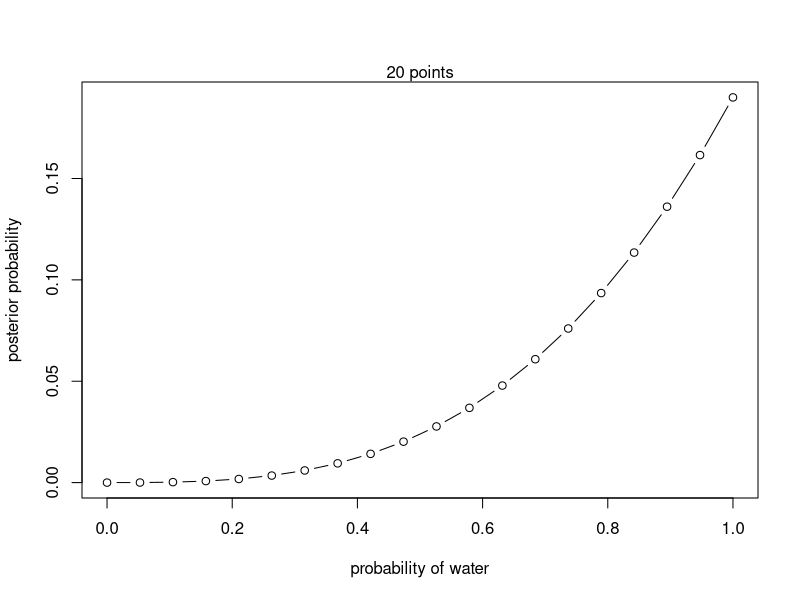
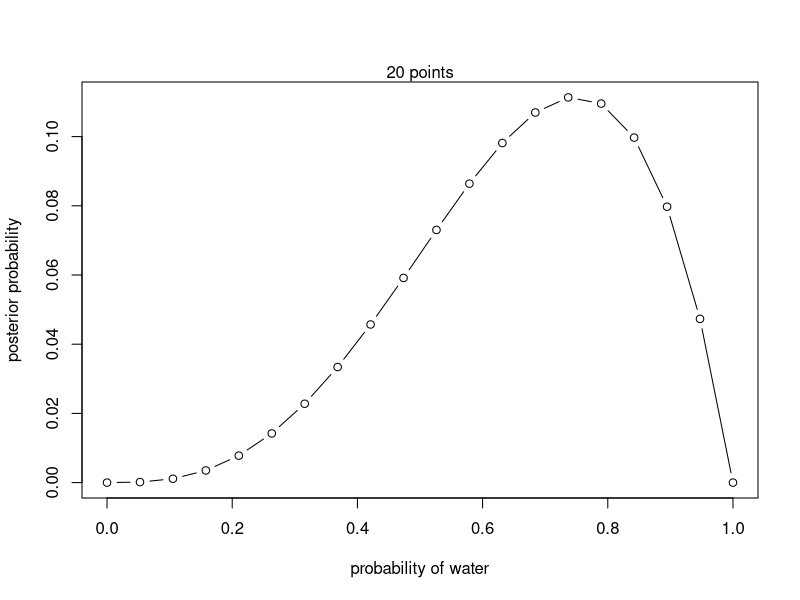
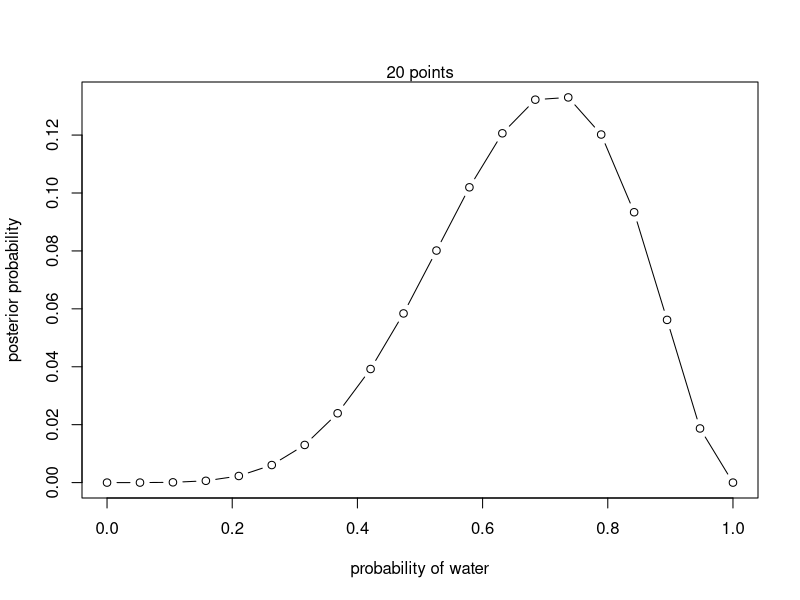
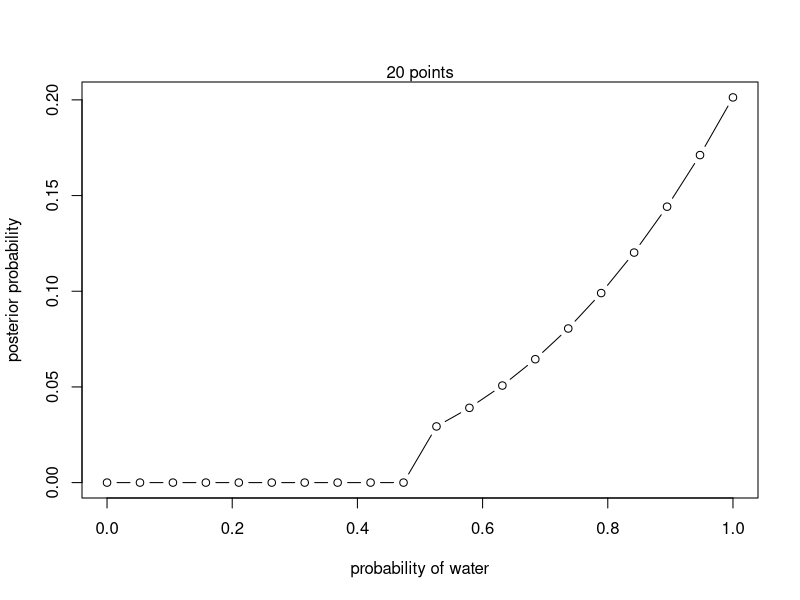
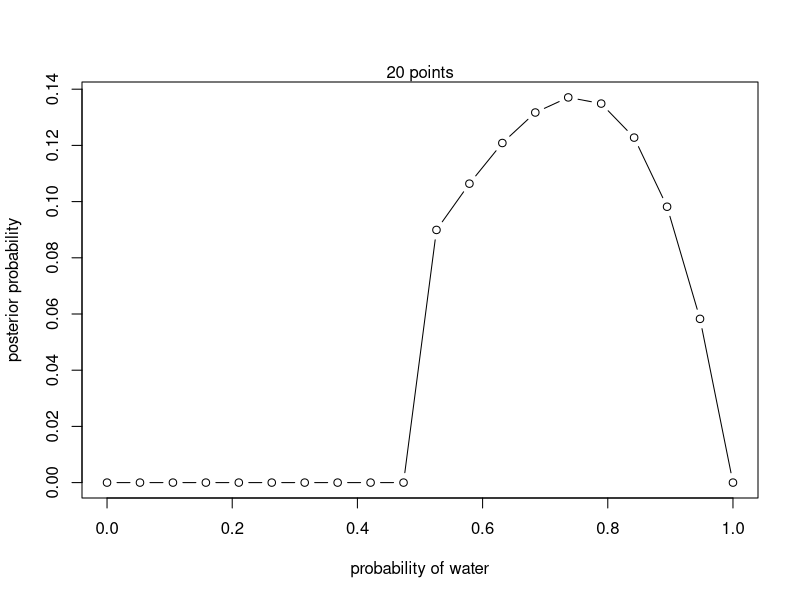
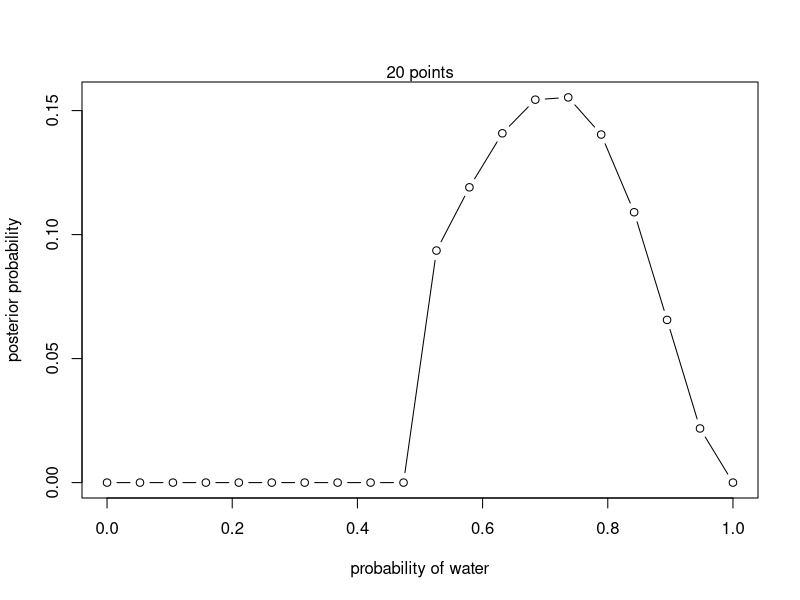

These figures' R source, in order:
# Video 2. Chap1-4

# Chap 2 exercises
# 2M1: Compute grid and plot approximations (uniform)
twoMone <- function(n_W , nTrials) {
  # define grid
  p_grid <- seq( from=0 , to=1 , length.out=20 )
  
  # define prior (here uniform)
  prior <- rep( 1 , 20 )
  
  # compute likelihood at each value in grid
  likelihood <- dbinom( n_W , size=nTrials , prob=p_grid )
  
  # compute product of likelihood and prior
  unstd.posterior <- likelihood * prior
  
  # standardize the posterior, so it sums to 1
  posterior <- unstd.posterior / sum(unstd.posterior)
  
  plot( p_grid , posterior , type="b" ,
        xlab="probability of water" , ylab="posterior probability" )
  mtext( "20 points" )
}
twoMone(n_W = 3, nTrials = 3)
twoMone(n_W = 3, nTrials = 4)
twoMone(n_W = 5, nTrials = 7)
# 2M2: Compute grid and plot approximations (0 when p < 0.5, positive 
# constant when p >= 0.5)
twoMtwo <- function(n_W , nTrials) {
  # define grid
  p_grid <- seq( from=0 , to=1 , length.out=20 )
  
  # define prior (0 when p <0.5, positive constant when p>= 0.5)
  prior = ifelse(p_grid < 0.5,0,1)
  
  # compute likelihood at each value in grid
  likelihood <- dbinom( n_W , size=nTrials , prob=p_grid )
  
  # compute product of likelihood and prior
  unstd.posterior <- likelihood * prior
  
  # standardize the posterior, so it sums to 1
  posterior <- unstd.posterior / sum(unstd.posterior)
  
  plot( p_grid , posterior , type="b" ,
        xlab="probability of water" , ylab="posterior probability" )
  mtext( "20 points" )
}
twoMtwo(n_W = 3, nTrials = 3)
twoMtwo(n_W = 3, nTrials = 4)
twoMtwo(n_W = 5, nTrials = 7)
# 2M3: Two globes, Earth 70% covered in water, Mars 100% land.
# Both globes equally likely. Get Land. What is P(Earth | Land)
p_land_given_earth = 0.3 #likelihood
p_earth = 0.5 #prior
p_land = 0.5*0.3+0.5*1 # marginal likelihood
p_earth_given_land = p_land_given_earth * p_earth/p_land #posterior

#2M4: 3 cards: (1st) 2 black sides, (2nd) B/W, (3rd) 2 white.
# pick a card a see black. What's P(other side black) ?
# using counting method
paramater = c(0,0.5,1)
ways = c(0,1,2)
n_left = 3
unstd.posterior <- sum(ways)/n_left

#2H1: 2 species of bears, equally likely
# species_1: 10% twin
# species_2: 20% twin
# Observe twin, what's P(next birth will be twin)
prior = c(1,1)
likelihood = c(0.1,0.2)
unstd.posterior <- likelihood * prior
posterior <- unstd.posterior / sum(unstd.posterior)
p_next_twin = sum(posterior * likelihood)

#2H2: Posterior that after observing a twin, the bear is species is 1
p_species_one = posterior[1]

#2H3: Second birth but it's single. Posterior that it's species 1
unstd.posterior <- (1-likelihood) * posterior
birth_posterior <- unstd.posterior / sum(unstd.posterior)
p_species_one = birth_posterior[1]

#2H4: Vet has a test to identify the species that has the true positive rate:
# TP_1: .8
# TP_2: .65
# Vet does the test and says it came back as species 1. First ignore births, 
# and then include them (twin, and then single)

tp_1 = .8
fp_1 = 1-tp_1
tp_2 = .65
fp_2 = 1-tp_2
prior = c(1,1)
likelihood = c(tp_1, fp_2) # either a true positive species1, or false positive sp_2
unstd.posterior <- likelihood * prior
posterior <- unstd.posterior / sum(unstd.posterior)

# instead of 50/50 prior, we use the priors after obvserving the 2 births
unstd.posterior <- likelihood * birth_posterior
posterior <- unstd.posterior / sum(unstd.posterior)

